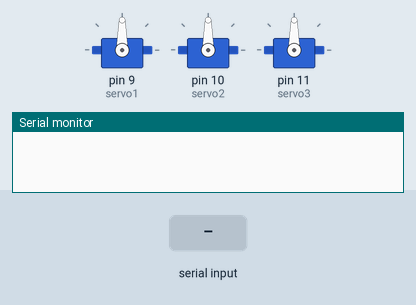
Simulated run of this sketch. Board: Arduino Uno, built with avr-gcc and run on an emulated ATmega328P. Shown: 3 × servo, the last lines printed to the serial monitor. The inputs (shaded band) are chosen by the test bench.

Above: at 1.2 s.
1.3 s: "U" received over Serial
At 2.3 s:
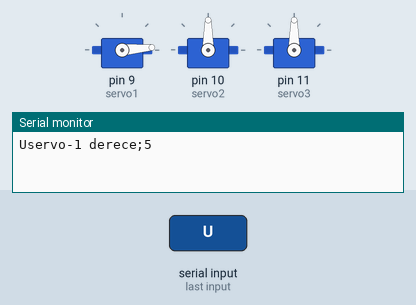
2.8 s: "E" received over Serial
At 3.5 s:
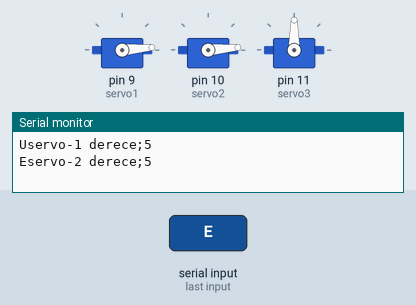
4.3 s: "T" received over Serial
At 4.6 s:
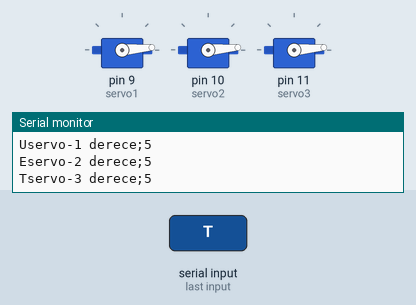
5.8 s: "W" received over Serial
At 6.9 s:
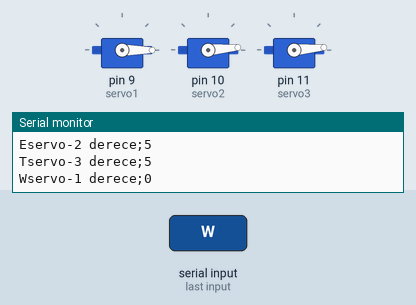
Timing chart, 0 to 8.3 s (numbered marks = the images above; inputs shaded):
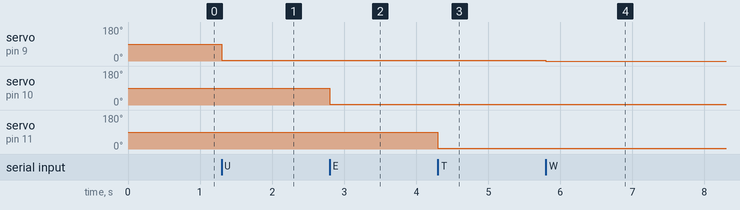

The sketch:

TEK_SERVO_BLUETOOTH.ino
```cpp
#include <Servo.h> //servo motor kütüphanesini dahil ettik
Servo servo1;
Servo servo2;
Servo servo3;
int servo1_derece;
int servo2_derece;
int servo3_derece;
char bluetooth ;
void setup() {
servo1.attach(9);  //servo1 motorunun 9.pine bağlı
servo2.attach(10); //servo1 motorunun 10.pine bağlı
servo3.attach(11);
Serial.begin(9600);       // start serial communication at 9600bps
}

void loop() {
if(Serial.available()>0){
bluetooth =Serial.read();
Serial.print(bluetooth);
if(bluetooth == 'U')
     {
      servo1_derece= servo1_derece+5;
      servo1.write(servo1_derece);
      Serial.print("servo-1 derece;");
      Serial.println(servo1_derece);
      delay(50);
      }

      if(bluetooth == 'W')
      {
      servo1_derece = servo1_derece -5;
      servo1.write( servo1_derece );
      Serial.print("servo-1 derece;");
      Serial.print(servo1_derece);
      delay(50);
      }


     if(bluetooth == 'E')
     {
      servo2_derece= servo2_derece+5;
      servo2.write(servo2_derece);
      Serial.print("servo-2 derece;");
      Serial.println(servo2_derece);
      delay(50);
      }

      if(bluetooth == 'R')
      {
      servo2_derece = servo2_derece -5;
      servo2.write( servo2_derece );
      Serial.print("servo-2 derece;");
      Serial.print(servo2_derece);
      delay(50);
      }

      if(bluetooth == 'T')
     {
      servo3_derece= servo3_derece+5;
      servo3.write(servo3_derece);
      Serial.print("servo-3 derece;");
      Serial.println(servo3_derece);
      delay(50);
      }

      if(bluetooth == 'Y')
      {
      servo3_derece = servo3_derece -5;
      servo3.write( servo3_derece );
      Serial.print("servo-3 derece;");
      Serial.print(servo3_derece);
      delay(50);
      }
}
}
```

Measured:
- after the input at 1.3 s, servo on pin 9 (servo1): 90° → 5° at once
- after the input at 2.8 s, servo on pin 10 (servo2): 90° → 5° at once
- after the input at 4.3 s, servo on pin 11 (servo3): 90° → 5° at once
- after the input at 5.8 s, servo on pin 9 (servo1): 5° → 0° at once
